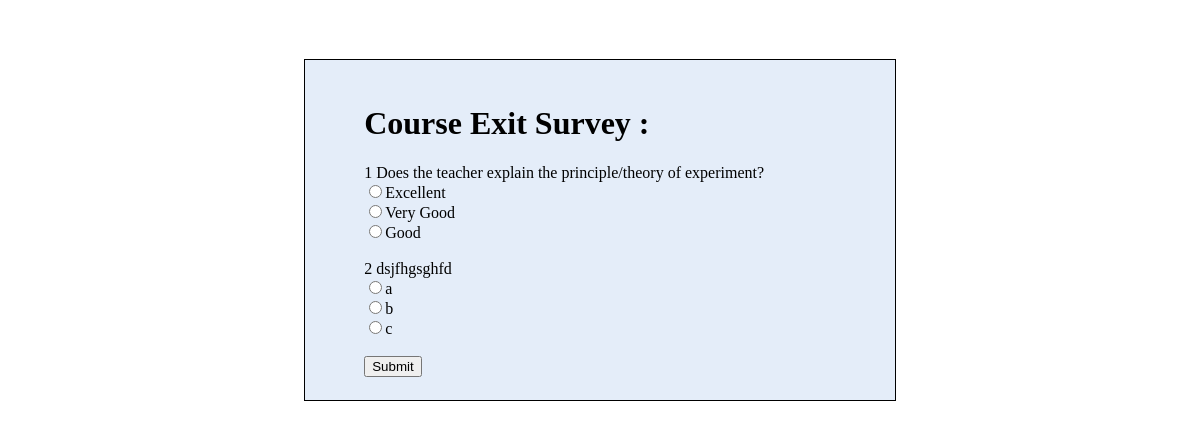
The app's page /CES.php, older data.
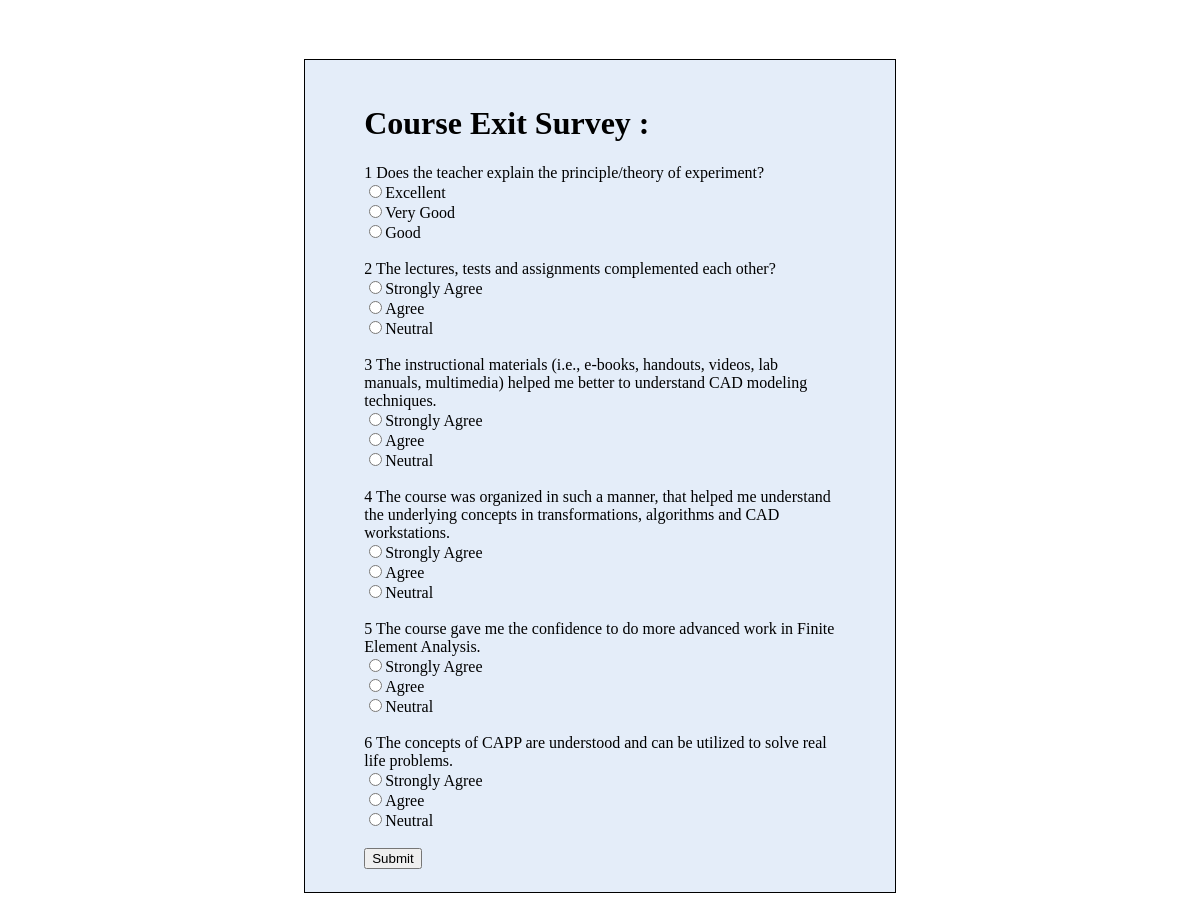
The same page, newer data.
### tables this page shows
CREATE TABLE `questions` (
  `questionid` int(100) NOT NULL,
  `question` text NOT NULL,
  `questiontype` text NOT NULL,
  `option1` text NOT NULL,
  `mark1` int(10) DEFAULT 10,
  `option2` text NOT NULL,
  `mark2` int(10) NOT NULL DEFAULT 8,
  `option3` text NOT NULL,
  `mark3` int(10) NOT NULL DEFAULT 5,
  `option4` text NOT NULL,
  `mark4` int(10) NOT NULL DEFAULT 3,
  `option5` text NOT NULL,
  `mark5` int(10) NOT NULL DEFAULT 1
);

### CES.php (the view, shortened to what this page needs)
<?php
include('connect.php');
$query = "select * from questions";
$result = mysqli_query($conn, $query);
?>
<!DOCTYPE html>
<html lang="en">
<head>
    <link rel="stylesheet" href="css/CES.css">
</head>
<body>
    <form action="Action.php" method="POST" class="ces">
    <h1>Course Exit Survey :</h1>
    <?php
    $i = 0;
                while ($row = mysqli_fetch_assoc($result)) {
                ?>
                    <?php echo $row['questionid']; ?>
                    <?php echo $row['question']; ?><br>
                    <input type="radio" name="<?php echo 'option', $i?>" value="option1"><?php echo $row['option1']; ?><br>
                    <input type="radio" name="<?php echo 'option', $i?>" value="option1"><?php echo $row['option2']; ?><br>
                    <input type="radio" name="<?php echo 'option', $i?>" value="option1"><?php echo $row['option3']; ?><br>
                    <br>
                <?php
                $i++;
                }
                ?>
                <button type="submit" name="submit1">Submit</button>
    </form>
</body>
</html>

### css/CES.css (style rules this page uses)
.ces { border: 1px black solid; margin: 5% 25% 10% 25%; padding: 2% 5% 2% 5%; background-color: #E4EDF9; }

Row changes from the older to the newer data that the page shows:
changed questions id 2: question "dsjfhgsghfd" → "The lectures, tests and assignments complemented each other?"; option1 "a" → "Strongly Agree"; option2 "b" → "Agree"; option3 "c" → "Neutral"
added questions: questionid "3", question "The instructional materials (i.e., e-books, handouts, videos, lab manuals, multimedia) helped me better to understand CAD modeling techniques.", option1 "Strongly Agree", option2 "Agree", option3 "Neutral"
added questions: questionid "4", question "The course was organized in such a manner, that helped me understand the underlying concepts in transformations, algorithms and CAD workstations.", option1 "Strongly Agree", option2 "Agree", option3 "Neutral"
added questions: questionid "5", question "The course gave me the confidence to do more advanced work in Finite Element Analysis.", option1 "Strongly Agree", option2 "Agree", option3 "Neutral"
added questions: questionid "6", question "The concepts of CAPP are understood and can be utilized to solve real life problems.", option1 "Strongly Agree", option2 "Agree", option3 "Neutral"
